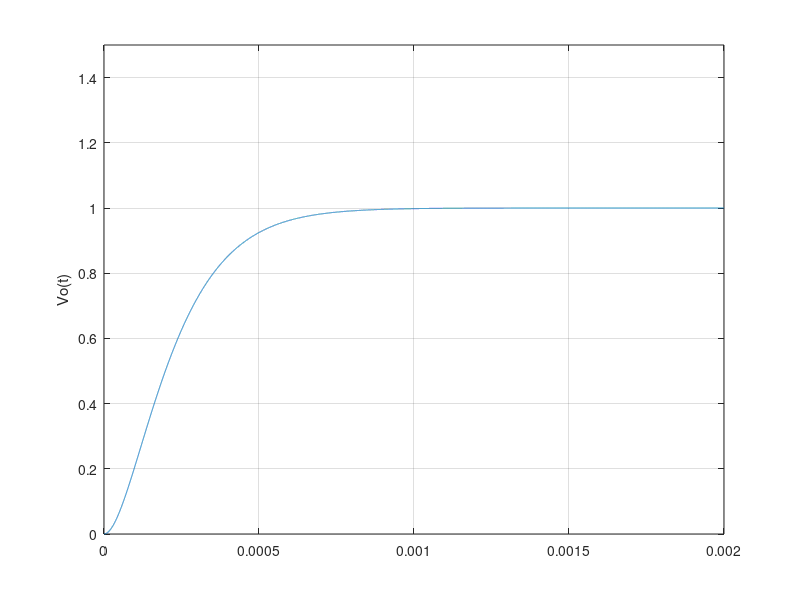

This chart was generated by the following MATLAB code:
num = [72035730]; den = [1 16975 72035730 0];
[r p k] = residue (num,den);
t = 0:0.0000001:0.002;
plot(t,r(1)*exp(p(1).*t)+r(2)*exp(p(2)*t)+r(3)*exp(p(3)*t))
axis([0 0.002 0 1.5]);ylabel("Vo(t)"); grid();